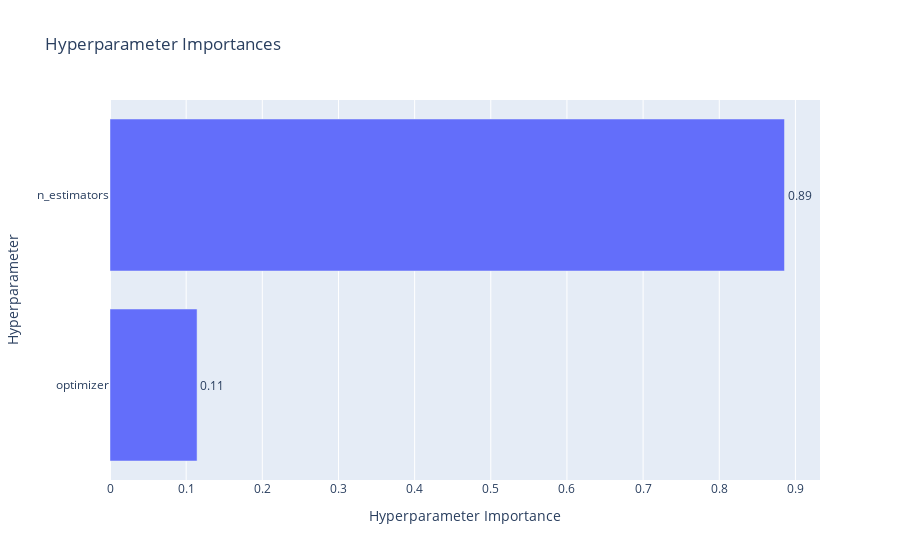

The notebook cell this image was saved under:
### Code cell
optuna.visualization.plot_param_importances(rf_study)

### Figure 1 — Plotly figure (JSON) as saved in the notebook; plotly's stock layout.template omitted (floating-point values rounded to 4 significant figures)
{"data": [{"cliponaxis": false, "hovertemplate": ["optimizer (CategoricalDistribution): 0.11432380464612381<extra></extra>", "n_estimators (IntDistribution): 0.8856761953538762<extra></extra>"], "name": "Objective Value", "orientation": "h", "text": ["0.11", "0.89"], "textposition": "outside", "type": "bar", "x": [0.1143, 0.8857], "y": ["optimizer", "n_estimators"]}], "layout": {"title": {"text": "Hyperparameter Importances"}, "xaxis": {"title": {"text": "Hyperparameter Importance"}}, "yaxis": {"title": {"text": "Hyperparameter"}}}}
